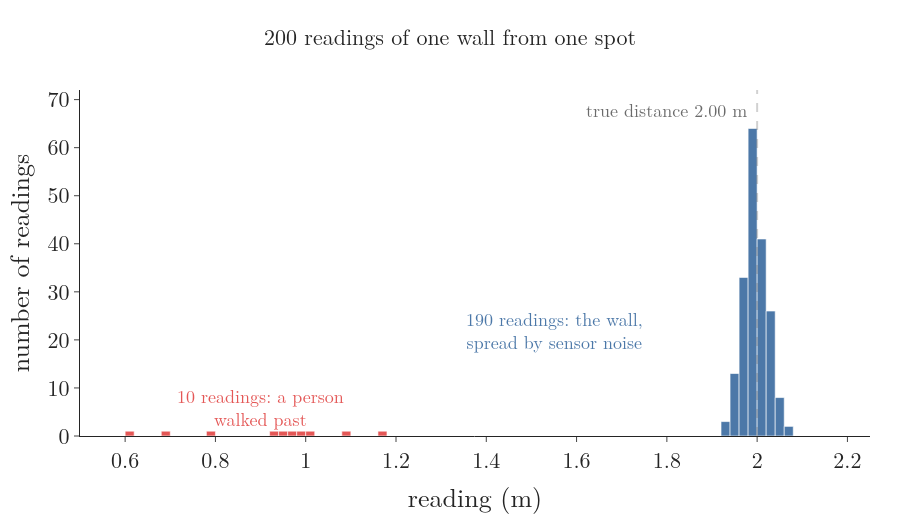

Generate this figure with Python:
"""200 readings of a range sensor aimed at a wall 2.00 m away: 190 with sensor noise (standard deviation 3 cm),
10 taken while a person walked past (0.6 to 1.2 m). Seeded. Run: python wall_readings.py -> wall_readings.png"""
from pathlib import Path

import numpy as np
import plotly.graph_objects as go
from gifkit import BLUE, FONT, GREY, RED

here = Path(__file__).parent
rng = np.random.default_rng(7)
wall = rng.normal(2.0, 0.03, 190)
person = rng.uniform(0.6, 1.2, 10)
assert abs(wall.min() - 1.924) < 1e-3 and abs(wall.max() - 2.067) < 1e-3
top = np.histogram(wall, bins=np.arange(0.5, 2.3001, 0.02))[0].max()
fig = go.Figure()
fig.add_trace(go.Histogram(x=wall, xbins=dict(start=0.5, end=2.3, size=0.02), marker_color=BLUE, name="wall"))
fig.add_trace(go.Histogram(x=person, xbins=dict(start=0.5, end=2.3, size=0.02), marker_color=RED, name="person"))
fig.add_vline(x=2.0, line=dict(color=GREY, dash="dash", width=2))
fig.add_annotation(x=2.0, y=top + 4, text="true distance 2.00 m", showarrow=False, xanchor="right", xshift=-8,
                   font=dict(size=18, color=GREY))
fig.add_annotation(x=0.9, y=6, text="10 readings: a person<br>walked past", showarrow=False, font=dict(size=18, color=RED))
fig.add_annotation(x=1.55, y=22, text="190 readings: the wall,<br>spread by sensor noise", showarrow=False,
                   font=dict(size=18, color=BLUE))
fig.update_layout(template="simple_white", width=900, height=520, font=FONT, showlegend=False, barmode="overlay",
                  margin=dict(l=80, r=30, t=90, b=70),
                  title=dict(text="200 readings of one wall from one spot", x=0.5, font=dict(size=22)))
fig.update_xaxes(title="reading (m)", range=[0.5, 2.25])
fig.update_yaxes(title="number of readings", range=[0, top + 8])
fig.write_image(here / "wall_readings.png")
